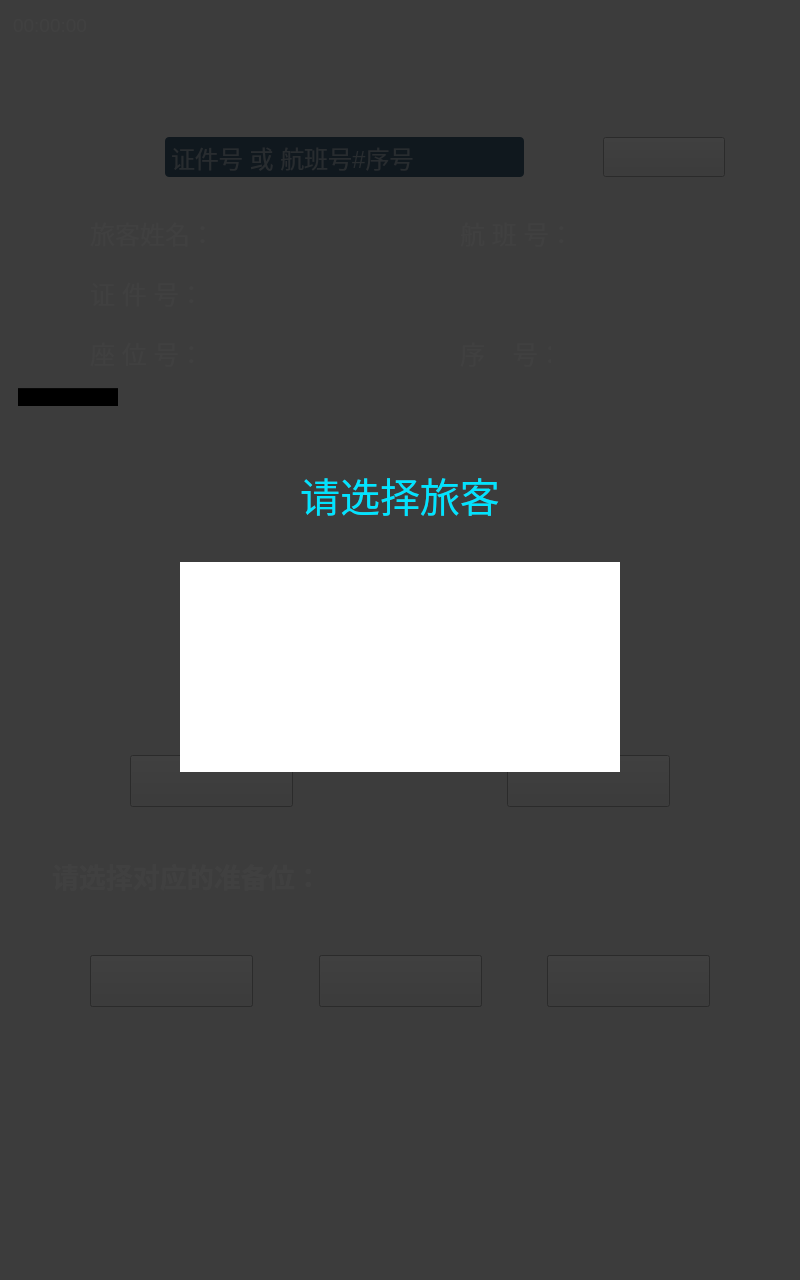
<?xml version="1.0" encoding="UTF-8"?>
<ui version="4.0">
 <class>MainWindow</class>
 <widget class="QMainWindow" name="MainWindow">
  <property name="geometry">
   <rect>
    <x>0</x>
    <y>0</y>
    <width>800</width>
    <height>1280</height>
   </rect>
  </property>
  <property name="windowTitle">
   <string>MainWindow</string>
  </property>
  <property name="iconSize">
   <size>
    <width>22</width>
    <height>36</height>
   </size>
  </property>
  <widget class="QWidget" name="centralwidget">
   <widget class="QWidget" name="widget_ALL" native="true">
    <property name="geometry">
     <rect>
      <x>0</x>
      <y>0</y>
      <width>800</width>
      <height>1280</height>
     </rect>
    </property>
    <property name="styleSheet">
     <string notr="true">image: url(:/Images/切图/视屏框装饰-拷贝-5.png);</string>
    </property>
    <widget class="QWidget" name="widget_logo" native="true">
     <property name="geometry">
      <rect>
       <x>0</x>
       <y>0</y>
       <width>800</width>
       <height>49</height>
      </rect>
     </property>
     <property name="styleSheet">
      <string notr="true">image: url(:/Images/切图/眉头-拷贝.png);</string>
     </property>
     <widget class="QLabel" name="label_currentTime">
      <property name="geometry">
       <rect>
        <x>0</x>
        <y>0</y>
        <width>100</width>
        <height>50</height>
       </rect>
      </property>
      <property name="font">
       <font>
        <pointsize>14</pointsize>
       </font>
      </property>
      <property name="styleSheet">
       <string notr="true">color: rgb(255, 255, 255);</string>
      </property>
      <property name="text">
       <string>00:00:00</string>
      </property>
      <property name="alignment">
       <set>Qt::AlignCenter</set>
      </property>
     </widget>
     <widget class="QLabel" name="label_netStat">
      <property name="geometry">
       <rect>
        <x>750</x>
        <y>0</y>
        <width>49</width>
        <height>49</height>
       </rect>
      </property>
      <property name="styleSheet">
       <string notr="true">color: rgb(255, 255, 255);</string>
      </property>
      <property name="text">
       <string/>
      </property>
      <property name="pixmap">
       <pixmap resource="QueryConsoleClient.qrc">:/Images/切图/有.png</pixmap>
      </property>
      <property name="alignment">
       <set>Qt::AlignCenter</set>
      </property>
     </widget>
    </widget>
    <widget class="QWidget" name="widget_menuUp" native="true">
     <property name="geometry">
      <rect>
       <x>0</x>
       <y>49</y>
       <width>800</width>
       <height>47</height>
      </rect>
     </property>
     <property name="styleSheet">
      <string notr="true">image: url(:/Images/切图/故障状态显示位BG.png);</string>
     </property>
     <widget class="QPushButton" name="Button_return">
      <property name="geometry">
       <rect>
        <x>0</x>
        <y>0</y>
        <width>49</width>
        <height>47</height>
       </rect>
      </property>
      <property name="styleSheet">
       <string notr="true">border: 0;</string>
      </property>
      <property name="text">
       <string/>
      </property>
      <property name="icon">
       <iconset resource="QueryConsoleClient.qrc">
        <normaloff>:/Images/切图/返回-新.png</normaloff>:/Images/切图/返回-新.png</iconset>
      </property>
      <property name="iconSize">
       <size>
        <width>22</width>
        <height>36</height>
       </size>
      </property>
     </widget>
     <widget class="QLabel" name="label_tips">
      <property name="geometry">
       <rect>
        <x>170</x>
        <y>0</y>
        <width>460</width>
        <height>47</height>
       </rect>
      </property>
      <property name="styleSheet">
       <string notr="true">image: 0;</string>
      </property>
      <property name="text">
       <string/>
      </property>
     </widget>
    </widget>
    <widget class="QWidget" name="widget_flowback" native="true">
     <property name="geometry">
      <rect>
       <x>0</x>
       <y>105</y>
       <width>800</width>
       <height>1175</height>
      </rect>
     </property>
     <property name="styleSheet">
      <string notr="true">image: 0;</string>
     </property>
     <widget class="QWidget" name="flowQueryWidget" native="true">
      <property name="geometry">
       <rect>
        <x>15</x>
        <y>2</y>
        <width>770</width>
        <height>738</height>
       </rect>
      </property>
      <property name="styleSheet">
       <string notr="true">image: 0;</string>
      </property>
      <widget class="QWidget" name="flowqueryWidget" native="true">
       <property name="geometry">
        <rect>
         <x>0</x>
         <y>0</y>
         <width>770</width>
         <height>92</height>
        </rect>
       </property>
       <property name="styleSheet">
        <string notr="true">border-image: 0;
image: 0;
background: 0;</string>
       </property>
       <widget class="QWidget" name="flowQueryLineWidget" native="true">
        <property name="geometry">
         <rect>
          <x>150</x>
          <y>30</y>
          <width>359</width>
          <height>40</height>
         </rect>
        </property>
        <property name="styleSheet">
         <string notr="true">border: 0;
image: 0;
background: rgb(63, 95, 120);
color: rgb(255, 255, 255);
border-radius: 4px;</string>
        </property>
        <widget class="QLineEdit" name="flowQueryLineEdit">
         <property name="geometry">
          <rect>
           <x>4</x>
           <y>1</y>
           <width>351</width>
           <height>38</height>
          </rect>
         </property>
         <property name="font">
          <font>
           <pointsize>18</pointsize>
          </font>
         </property>
         <property name="styleSheet">
          <string notr="true"/>
         </property>
         <property name="text">
          <string/>
         </property>
         <property name="maxLength">
          <number>18</number>
         </property>
         <property name="placeholderText">
          <string>证件号 或 航班号#序号</string>
         </property>
        </widget>
       </widget>
       <widget class="QPushButton" name="flowQueryPushButton">
        <property name="geometry">
         <rect>
          <x>588</x>
          <y>30</y>
          <width>122</width>
          <height>40</height>
         </rect>
        </property>
        <property name="styleSheet">
         <string notr="true">QPushButton{border-image: url(:/Images/切图/查询.png);}
QPushButton:pressed{border-image: url(:/Images/切图/查询-拷贝.png);}</string>
        </property>
        <property name="text">
         <string/>
        </property>
       </widget>
      </widget>
      <widget class="QWidget" name="userInfoWidget" native="true">
       <property name="geometry">
        <rect>
         <x>0</x>
         <y>107</y>
         <width>770</width>
         <height>158</height>
        </rect>
       </property>
       <property name="styleSheet">
        <string notr="true">border-image: 0;
image: 0;
border: 0;
background: 0;</string>
       </property>
       <widget class="QLabel" name="passengerNameLabel_1">
        <property name="geometry">
         <rect>
          <x>75</x>
          <y>0</y>
          <width>120</width>
          <height>38</height>
         </rect>
        </property>
        <property name="font">
         <font>
          <pointsize>19</pointsize>
         </font>
        </property>
        <property name="styleSheet">
         <string notr="true">color: rgb(255, 255, 255);</string>
        </property>
        <property name="text">
         <string>旅客姓名：</string>
        </property>
       </widget>
       <widget class="QLabel" name="passengerNameLabel_2">
        <property name="geometry">
         <rect>
          <x>200</x>
          <y>0</y>
          <width>241</width>
          <height>38</height>
         </rect>
        </property>
        <property name="font">
         <font>
          <pointsize>19</pointsize>
         </font>
        </property>
        <property name="styleSheet">
         <string notr="true">color: rgb(0, 228, 255);</string>
        </property>
        <property name="text">
         <string/>
        </property>
       </widget>
       <widget class="QLabel" name="passengerFlightLabel_1">
        <property name="geometry">
         <rect>
          <x>445</x>
          <y>0</y>
          <width>110</width>
          <height>38</height>
         </rect>
        </property>
        <property name="font">
         <font>
          <pointsize>19</pointsize>
         </font>
        </property>
        <property name="styleSheet">
         <string notr="true">color: rgb(255, 255, 255);</string>
        </property>
        <property name="text">
         <string>航 班 号：</string>
        </property>
       </widget>
       <widget class="QLabel" name="passengerFlightLabel_2">
        <property name="geometry">
         <rect>
          <x>560</x>
          <y>0</y>
          <width>191</width>
          <height>38</height>
         </rect>
        </property>
        <property name="font">
         <font>
          <pointsize>19</pointsize>
         </font>
        </property>
        <property name="styleSheet">
         <string notr="true">color: rgb(0, 228, 255);</string>
        </property>
        <property name="text">
         <string/>
        </property>
       </widget>
       <widget class="QLabel" name="passengerCodeLabel_1">
        <property name="geometry">
         <rect>
          <x>75</x>
          <y>60</y>
          <width>111</width>
          <height>38</height>
         </rect>
        </property>
        <property name="font">
         <font>
          <pointsize>19</pointsize>
         </font>
        </property>
        <property name="styleSheet">
         <string notr="true">color: rgb(255, 255, 255);</string>
        </property>
        <property name="text">
         <string>证 件 号：</string>
        </property>
       </widget>
       <widget class="QLabel" name="passengerCodeLabel_2">
        <property name="geometry">
         <rect>
          <x>195</x>
          <y>60</y>
          <width>541</width>
          <height>38</height>
         </rect>
        </property>
        <property name="font">
         <font>
          <pointsize>19</pointsize>
         </font>
        </property>
        <property name="styleSheet">
         <string notr="true">color: rgb(0, 228, 255);</string>
        </property>
        <property name="text">
         <string/>
        </property>
       </widget>
       <widget class="QLabel" name="seatIdLabel_1">
        <property name="geometry">
         <rect>
          <x>75</x>
          <y>120</y>
          <width>111</width>
          <height>38</height>
         </rect>
        </property>
        <property name="font">
         <font>
          <pointsize>19</pointsize>
         </font>
        </property>
        <property name="styleSheet">
         <string notr="true">color: rgb(255, 255, 255);</string>
        </property>
        <property name="text">
         <string>座 位 号：</string>
        </property>
       </widget>
       <widget class="QLabel" name="seatIdLabel_2">
        <property name="geometry">
         <rect>
          <x>195</x>
          <y>120</y>
          <width>221</width>
          <height>38</height>
         </rect>
        </property>
        <property name="font">
         <font>
          <pointsize>19</pointsize>
         </font>
        </property>
        <property name="styleSheet">
         <string notr="true">color: rgb(0, 228, 255);</string>
        </property>
        <property name="text">
         <string/>
        </property>
       </widget>
       <widget class="QLabel" name="boardingNumberLabel_1">
        <property name="geometry">
         <rect>
          <x>445</x>
          <y>120</y>
          <width>91</width>
          <height>38</height>
         </rect>
        </property>
        <property name="font">
         <font>
          <pointsize>19</pointsize>
         </font>
        </property>
        <property name="styleSheet">
         <string notr="true">color: rgb(255, 255, 255);</string>
        </property>
        <property name="text">
         <string>序    号：</string>
        </property>
       </widget>
       <widget class="QLabel" name="boardingNumberLabel_2">
        <property name="geometry">
         <rect>
          <x>549</x>
          <y>120</y>
          <width>191</width>
          <height>38</height>
         </rect>
        </property>
        <property name="font">
         <font>
          <pointsize>19</pointsize>
         </font>
        </property>
        <property name="styleSheet">
         <string notr="true">color: rgb(0, 228, 255);</string>
        </property>
        <property name="text">
         <string/>
        </property>
       </widget>
      </widget>
      <widget class="QWidget" name="widget_wrapper" native="true">
       <property name="geometry">
        <rect>
         <x>2</x>
         <y>280</y>
         <width>766</width>
         <height>455</height>
        </rect>
       </property>
       <property name="styleSheet">
        <string notr="true">border-image: 0;
background: transparent;</string>
       </property>
       <widget class="QTableWidget" name="flowTableWidget">
        <property name="geometry">
         <rect>
          <x>0</x>
          <y>0</y>
          <width>766</width>
          <height>455</height>
         </rect>
        </property>
        <property name="styleSheet">
         <string notr="true"/>
        </property>
        <property name="columnCount">
         <number>1</number>
        </property>
        <column/>
       </widget>
      </widget>
     </widget>
     <widget class="QWidget" name="widget_step2" native="true">
      <property name="geometry">
       <rect>
        <x>0</x>
        <y>702</y>
        <width>800</width>
        <height>200</height>
       </rect>
      </property>
      <widget class="QLabel" name="locationsLabel_1">
       <property name="geometry">
        <rect>
         <x>52</x>
         <y>48</y>
         <width>311</width>
         <height>41</height>
        </rect>
       </property>
       <property name="font">
        <font>
         <pointsize>20</pointsize>
         <weight>75</weight>
         <bold>true</bold>
         <kerning>true</kerning>
        </font>
       </property>
       <property name="styleSheet">
        <string notr="true">color: rgb(255, 255, 255);</string>
       </property>
       <property name="text">
        <string>请选择对应的准备位：</string>
       </property>
      </widget>
      <widget class="QPushButton" name="pushButton_location1">
       <property name="geometry">
        <rect>
         <x>90</x>
         <y>148</y>
         <width>163</width>
         <height>52</height>
        </rect>
       </property>
       <property name="styleSheet">
        <string notr="true">QPushButton{border-image: url(:/Images/切图/1号准备位.png);}
QPushButton:pressed{border-image: url(:/Images/切图/1号准备位-拷贝.png);}</string>
       </property>
       <property name="text">
        <string/>
       </property>
      </widget>
      <widget class="QPushButton" name="pushButton_location2">
       <property name="geometry">
        <rect>
         <x>319</x>
         <y>148</y>
         <width>163</width>
         <height>52</height>
        </rect>
       </property>
       <property name="styleSheet">
        <string notr="true">QPushButton{border-image: url(:/Images/切图/2号准备位.png);}
QPushButton:pressed{border-image: url(:/Images/切图/2号准备位-拷贝.png);}</string>
       </property>
       <property name="text">
        <string/>
       </property>
      </widget>
      <widget class="QPushButton" name="pushButton_location3">
       <property name="geometry">
        <rect>
         <x>547</x>
         <y>148</y>
         <width>163</width>
         <height>52</height>
        </rect>
       </property>
       <property name="styleSheet">
        <string notr="true">QPushButton{border-image: url(:/Images/切图/3号准备位.png);}
QPushButton:pressed{border-image: url(:/Images/切图/3号准备位-拷贝.png);}</string>
       </property>
       <property name="text">
        <string/>
       </property>
      </widget>
     </widget>
     <widget class="QWidget" name="widget_step1" native="true">
      <property name="geometry">
       <rect>
        <x>0</x>
        <y>650</y>
        <width>800</width>
        <height>52</height>
       </rect>
      </property>
      <widget class="QPushButton" name="pushButton_bind">
       <property name="geometry">
        <rect>
         <x>130</x>
         <y>0</y>
         <width>163</width>
         <height>52</height>
        </rect>
       </property>
       <property name="styleSheet">
        <string notr="true">QPushButton{border-image: url(:/Images/切图/人工绑定.png);}
QPushButton:pressed{border-image: url(:/Images/切图/人工绑定-拷贝.png);}</string>
       </property>
       <property name="text">
        <string/>
       </property>
      </widget>
      <widget class="QPushButton" name="pushButton_intercept">
       <property name="geometry">
        <rect>
         <x>507</x>
         <y>0</y>
         <width>163</width>
         <height>52</height>
        </rect>
       </property>
       <property name="styleSheet">
        <string notr="true">QPushButton{border-image: url(:/Images/切图/拦----截.png);}
QPushButton:pressed{border-image: url(:/Images/切图/拦----截-拷贝.png);}</string>
       </property>
       <property name="text">
        <string/>
       </property>
      </widget>
     </widget>
     <widget class="QWidget" name="widget_step3" native="true">
      <property name="geometry">
       <rect>
        <x>0</x>
        <y>702</y>
        <width>800</width>
        <height>200</height>
       </rect>
      </property>
      <widget class="QLabel" name="locationsLabel_2">
       <property name="geometry">
        <rect>
         <x>52</x>
         <y>48</y>
         <width>311</width>
         <height>41</height>
        </rect>
       </property>
       <property name="font">
        <font>
         <pointsize>20</pointsize>
         <weight>75</weight>
         <bold>true</bold>
        </font>
       </property>
       <property name="styleSheet">
        <string notr="true">color: rgb(255, 255, 255);</string>
       </property>
       <property name="text">
        <string>请选择对应的准备位：</string>
       </property>
      </widget>
      <widget class="QPushButton" name="pushButton_intercept1">
       <property name="geometry">
        <rect>
         <x>90</x>
         <y>148</y>
         <width>163</width>
         <height>52</height>
        </rect>
       </property>
       <property name="styleSheet">
        <string notr="true">QPushButton{border-image: url(:/Images/切图/1号准备位-拷贝-2.png);}
QPushButton:pressed{border-image: url(:/Images/切图/1号准备位-拷贝-3.png);}</string>
       </property>
       <property name="text">
        <string/>
       </property>
      </widget>
      <widget class="QPushButton" name="pushButton_intercept2">
       <property name="geometry">
        <rect>
         <x>319</x>
         <y>148</y>
         <width>163</width>
         <height>52</height>
        </rect>
       </property>
       <property name="styleSheet">
        <string notr="true">QPushButton{border-image: url(:/Images/切图/2号准备位-拷贝-2.png);}
QPushButton:pressed{border-image: url(:/Images/切图/2号准备位-拷贝-3.png);}</string>
       </property>
       <property name="text">
        <string/>
       </property>
      </widget>
      <widget class="QPushButton" name="pushButton_intercept3">
       <property name="geometry">
        <rect>
         <x>547</x>
         <y>148</y>
         <width>163</width>
         <height>52</height>
        </rect>
       </property>
       <property name="styleSheet">
        <string notr="true">QPushButton{border-image: url(:/Images/切图/3号准备位-拷贝-2.png);}
QPushButton:pressed{border-image: url(:/Images/切图/3号准备位-拷贝-3.png);}</string>
       </property>
       <property name="text">
        <string/>
       </property>
      </widget>
     </widget>
    </widget>
   </widget>
   <widget class="QWidget" name="widget_msg" native="true">
    <property name="geometry">
     <rect>
      <x>0</x>
      <y>0</y>
      <width>800</width>
      <height>1280</height>
     </rect>
    </property>
    <property name="styleSheet">
     <string notr="true">border: 0;
background-color: rgba(0, 0, 0, 0.5);</string>
    </property>
    <widget class="QWidget" name="widget_box" native="true">
     <property name="geometry">
      <rect>
       <x>124</x>
       <y>467</y>
       <width>552</width>
       <height>345</height>
      </rect>
     </property>
     <property name="styleSheet">
      <string notr="true">background: 0;
image: url(:/Images/切图/小弹窗BG.png);</string>
     </property>
     <widget class="QLabel" name="label_text">
      <property name="geometry">
       <rect>
        <x>0</x>
        <y>80</y>
        <width>552</width>
        <height>150</height>
       </rect>
      </property>
      <property name="font">
       <font>
        <pointsize>20</pointsize>
       </font>
      </property>
      <property name="styleSheet">
       <string notr="true">image: 0;
background: 0;
color: rgb(255, 255, 255);</string>
      </property>
      <property name="text">
       <string>是 否 确 认 ？</string>
      </property>
      <property name="alignment">
       <set>Qt::AlignCenter</set>
      </property>
     </widget>
     <widget class="QPushButton" name="msgButton_X1">
      <property name="geometry">
       <rect>
        <x>485</x>
        <y>40</y>
        <width>30</width>
        <height>30</height>
       </rect>
      </property>
      <property name="styleSheet">
       <string notr="true">QPushButton{image: 0; background: 0; border-image: url(:/Images/切图/关--闭-拷贝.png);}
QPushButton:pressed{image: 0; background: 0; border-image: url(:/Images/切图/关--闭-拷贝-按下.png);}</string>
      </property>
      <property name="text">
       <string/>
      </property>
     </widget>
     <widget class="QPushButton" name="msgButton_X2">
      <property name="geometry">
       <rect>
        <x>206</x>
        <y>230</y>
        <width>140</width>
        <height>40</height>
       </rect>
      </property>
      <property name="styleSheet">
       <string notr="true">QPushButton{image: 0; background: 0; border-image: url(:/Images/切图/确--认-拷贝.png);}
QPushButton:pressed{image: 0; background: 0; border-image: url(:/Images/切图/确--认-拷贝-2.png);}</string>
      </property>
      <property name="text">
       <string/>
      </property>
     </widget>
     <widget class="QPushButton" name="msgButton_Reject">
      <property name="geometry">
       <rect>
        <x>90</x>
        <y>230</y>
        <width>140</width>
        <height>40</height>
       </rect>
      </property>
      <property name="styleSheet">
       <string notr="true">QPushButton{image: 0; background: 0; border-image: url(:/Images/切图/取消-拷贝.png);}
QPushButton:pressed{image: 0; background: 0; border-image: url(:/Images/切图/取消-拷贝-2.png);}</string>
      </property>
      <property name="text">
       <string/>
      </property>
     </widget>
     <widget class="QPushButton" name="msgButton_Accept">
      <property name="geometry">
       <rect>
        <x>322</x>
        <y>230</y>
        <width>140</width>
        <height>40</height>
       </rect>
      </property>
      <property name="styleSheet">
       <string notr="true">QPushButton{image: 0; background: 0; border-image: url(:/Images/切图/确--认-拷贝.png);}
QPushButton:pressed{image: 0; background: 0; border-image: url(:/Images/切图/确--认-拷贝-2.png);}</string>
      </property>
      <property name="text">
       <string/>
      </property>
     </widget>
    </widget>
   </widget>
   <widget class="QWidget" name="widget_dlg" native="true">
    <property name="geometry">
     <rect>
      <x>0</x>
      <y>0</y>
      <width>800</width>
      <height>1280</height>
     </rect>
    </property>
    <property name="styleSheet">
     <string notr="true">border: 0;
background-color: rgba(0, 0, 0, 0.5);</string>
    </property>
    <widget class="QWidget" name="widget_dialog" native="true">
     <property name="geometry">
      <rect>
       <x>150</x>
       <y>462</y>
       <width>500</width>
       <height>356</height>
      </rect>
     </property>
     <property name="styleSheet">
      <string notr="true">background: 0;
image: url(:/Images/切图/大弹窗BG.png);</string>
     </property>
     <widget class="QLabel" name="titleLabel">
      <property name="geometry">
       <rect>
        <x>0</x>
        <y>0</y>
        <width>500</width>
        <height>65</height>
       </rect>
      </property>
      <property name="font">
       <font>
        <pointsize>30</pointsize>
       </font>
      </property>
      <property name="styleSheet">
       <string notr="true">image: 0;
background: 0;
color: rgb(0, 228, 255);</string>
      </property>
      <property name="text">
       <string>请选择旅客</string>
      </property>
      <property name="alignment">
       <set>Qt::AlignCenter</set>
      </property>
     </widget>
     <widget class="QTableWidget" name="optionsTableWidget">
      <property name="geometry">
       <rect>
        <x>30</x>
        <y>100</y>
        <width>440</width>
        <height>210</height>
       </rect>
      </property>
      <property name="columnCount">
       <number>0</number>
      </property>
     </widget>
    </widget>
   </widget>
  </widget>
 </widget>
 <resources>
  <include location="QueryConsoleClient.qrc"/>
 </resources>
 <connections/>
</ui>
